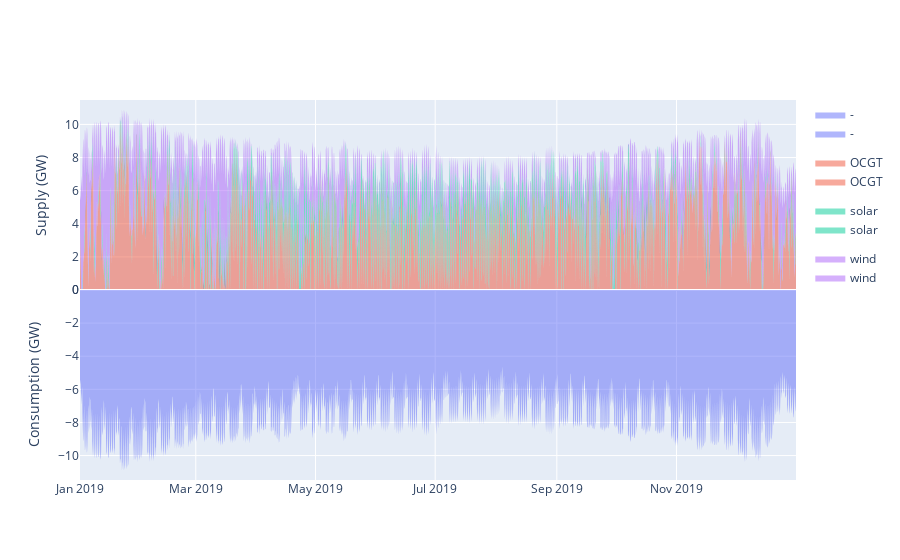

Notebook source saved alongside this figure:
### Markdown cell above
Let's test it:

### Code cell
plot_dispatch(n)

### Figure 1 — Plotly figure (JSON) as saved in the notebook; plotly's stock layout.template omitted (floating-point values rounded to 4 significant figures; data arrays with more than 128 entries replaced by an {"elided": "..."} marker saying what was removed)
{"data": [{"fillpattern": {"shape": ""}, "hovertemplate": "carrier=-<br>snapshot=%{x}<br>GW=%{y}<extra></extra>", "legendgroup": "-", "line": {"color": "#636efa", "width": 0}, "marker": {"symbol": "circle"}, "mode": "lines", "name": "-", "orientation": "v", "showlegend": true, "stackgroup": "1", "type": "scatter", "x": {"elided": "2920 str values"}, "xaxis": "x", "y": {"elided": "2920 int values"}, "yaxis": "y"}, {"fillpattern": {"shape": ""}, "hovertemplate": "carrier=OCGT<br>snapshot=%{x}<br>GW=%{y}<extra></extra>", "legendgroup": "OCGT", "line": {"color": "#EF553B", "width": 0}, "marker": {"symbol": "circle"}, "mode": "lines", "name": "OCGT", "orientation": "v", "showlegend": true, "stackgroup": "1", "type": "scatter", "x": {"elided": "2920 str values"}, "xaxis": "x", "y": {"elided": "2920 float values"}, "yaxis": "y"}, {"fillpattern": {"shape": ""}, "hovertemplate": "carrier=solar<br>snapshot=%{x}<br>GW=%{y}<extra></extra>", "legendgroup": "solar", "line": {"color": "#00cc96", "width": 0}, "marker": {"symbol": "circle"}, "mode": "lines", "name": "solar", "orientation": "v", "showlegend": true, "stackgroup": "1", "type": "scatter", "x": {"elided": "2920 str values"}, "xaxis": "x", "y": {"elided": "2920 float values"}, "yaxis": "y"}, {"fillpattern": {"shape": ""}, "hovertemplate": "carrier=wind<br>snapshot=%{x}<br>GW=%{y}<extra></extra>", "legendgroup": "wind", "line": {"color": "#ab63fa", "width": 0}, "marker": {"symbol": "circle"}, "mode": "lines", "name": "wind", "orientation": "v", "showlegend": true, "stackgroup": "1", "type": "scatter", "x": {"elided": "2920 str values"}, "xaxis": "x", "y": {"elided": "2920 float values"}, "yaxis": "y"}, {"fillpattern": {"shape": ""}, "hovertemplate": "carrier=-<br>snapshot=%{x}<br>GW=%{y}<extra></extra>", "legendgroup": "-", "line": {"color": "#636efa", "width": 0}, "marker": {"symbol": "circle"}, "mode": "lines", "name": "-", "orientation": "v", "showlegend": true, "stackgroup": "1", "type": "scatter", "x": {"elided": "2920 str values"}, "xaxis": "x2", "y": {"elided": "2920 float values"}, "yaxis": "y2"}, {"fillpattern": {"shape": ""}, "hovertemplate": "carrier=OCGT<br>snapshot=%{x}<br>GW=%{y}<extra></extra>", "legendgroup": "OCGT", "line": {"color": "#EF553B", "width": 0}, "marker": {"symbol": "circle"}, "mode": "lines", "name": "OCGT", "orientation": "v", "showlegend": true, "stackgroup": "1", "type": "scatter", "x": {"elided": "2920 str values"}, "xaxis": "x2", "y": {"elided": "2920 int values"}, "yaxis": "y2"}, {"fillpattern": {"shape": ""}, "hovertemplate": "carrier=solar<br>snapshot=%{x}<br>GW=%{y}<extra></extra>", "legendgroup": "solar", "line": {"color": "#00cc96", "width": 0}, "marker": {"symbol": "circle"}, "mode": "lines", "name": "solar", "orientation": "v", "showlegend": true, "stackgroup": "1", "type": "scatter", "x": {"elided": "2920 str values"}, "xaxis": "x2", "y": {"elided": "2920 int values"}, "yaxis": "y2"}, {"fillpattern": {"shape": ""}, "hovertemplate": "carrier=wind<br>snapshot=%{x}<br>GW=%{y}<extra></extra>", "legendgroup": "wind", "line": {"color": "#ab63fa", "width": 0}, "marker": {"symbol": "circle"}, "mode": "lines", "name": "wind", "orientation": "v", "showlegend": true, "stackgroup": "1", "type": "scatter", "x": {"elided": "2920 str values"}, "xaxis": "x2", "y": {"elided": "2920 int values"}, "yaxis": "y2"}], "layout": {"xaxis": {"anchor": "y", "domain": [0, 1], "matches": "x2", "showticklabels": false}, "xaxis2": {"anchor": "y2", "domain": [0, 1]}, "yaxis": {"anchor": "x", "domain": [0.5, 1], "title": {"text": "Supply (GW)"}}, "yaxis2": {"anchor": "x2", "domain": [0, 0.5], "title": {"text": "Consumption (GW)"}}}}
